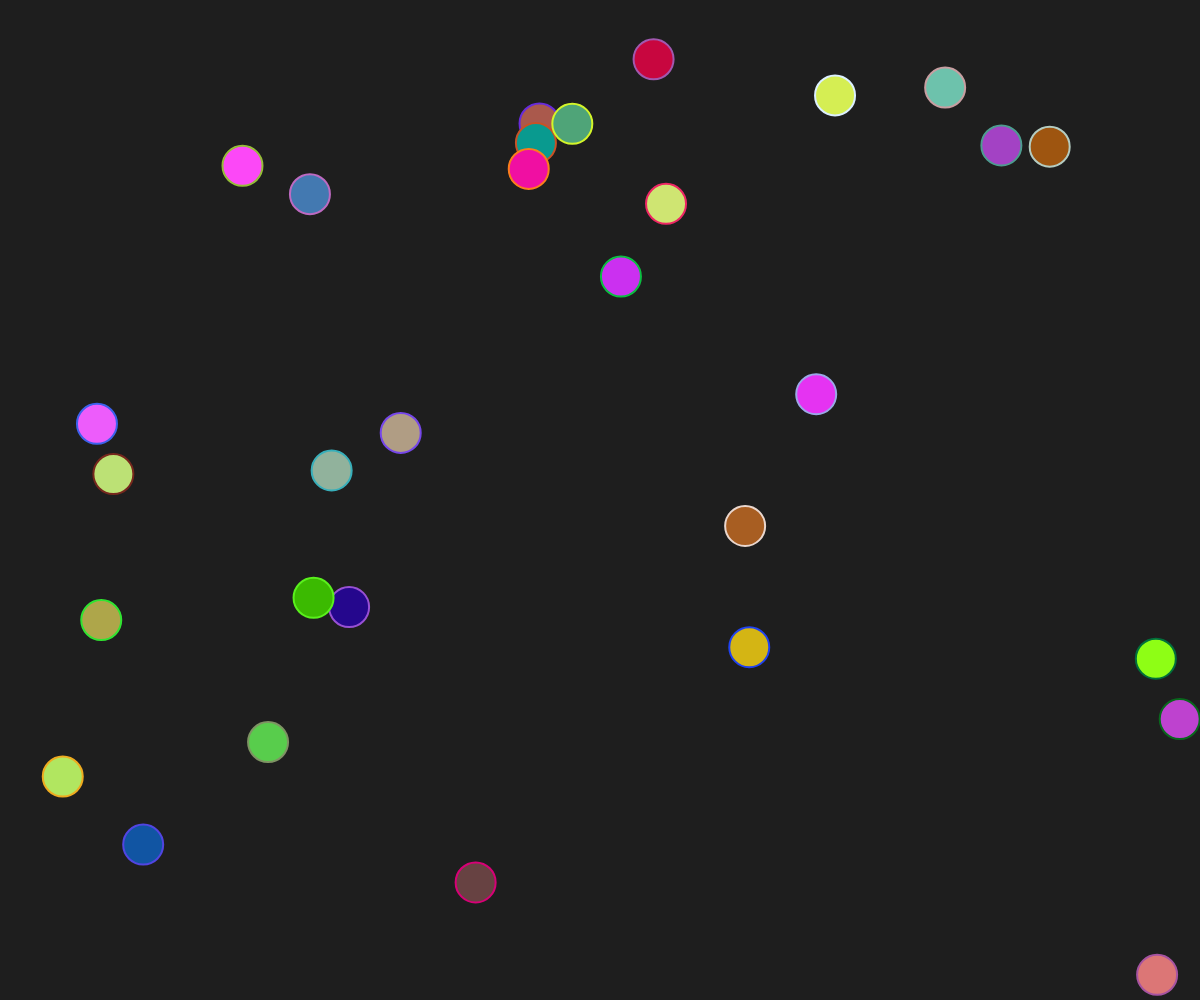
Frame 1 (no input)
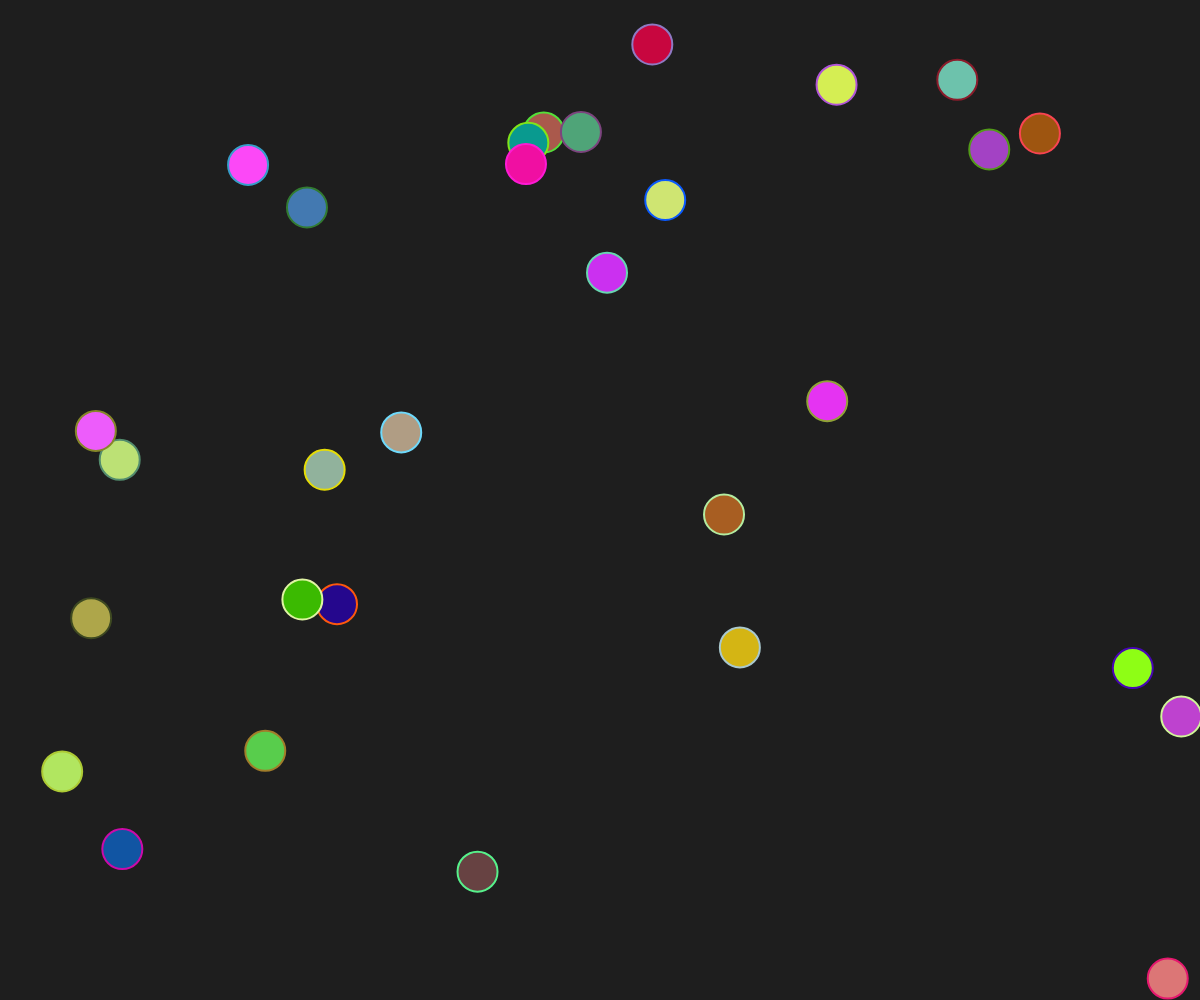
Frame 60 (no input)
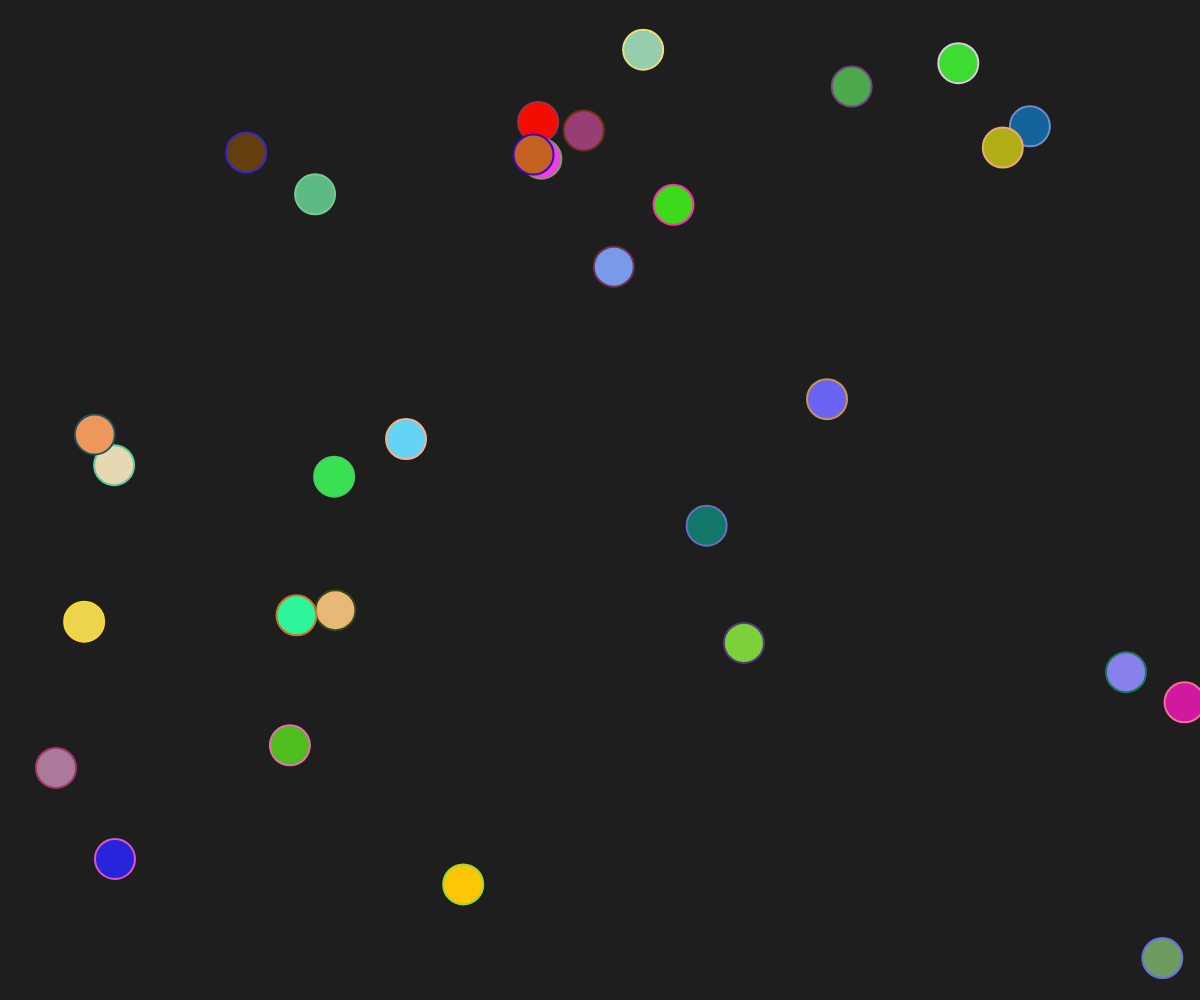
Frame 120 (the mouse pressed at the canvas centre since frame 60)

The p5.js sketch that drew these frames (run headless with seeded random() and noise() and a simulated clock; from frame 60 on, the mouse is pressed at the canvas centre):

// p5.js sketch
// ── sketch.js
let bubbles = new Array;
let v = 0;
function setup() {
	fill(255, 0, 0);
	createCanvas(windowWidth, windowHeight);

	let rand = random(15, 26);
	for(let i = 0; i < 30; i++) {
		let oneBubble = new Bubble(random(30, windowWidth-20), random(30, windowHeight-20), 40, random(255), random(255), random(255));
		bubbles.push(oneBubble);
	}
}

function draw() {
	background(30);

	for(let i = 0; i < bubbles.length; i++) {
		bubbles[i].showBubble();
		bubbles[i].vibration();
		bubbles[i].edge();
	}
}


function mousePressed() {
	for(let i = 0; i < bubbles.length; i++) {
		bubbles[i].tochMeBaby(mouseX, mouseY);
	}
}

class Bubble {
	constructor(bubbleX, bubbleY, bubbleSize, r, g, b) {
		this.x = bubbleX;
		this.y = bubbleY;
		this.bubbleSize = bubbleSize;
		this.r = r; this.g = g; this.b = b;
	}

	tochMeBaby(X, Y) {
		let other = false;
		let distance = dist(X, Y, this.x, this.y);

		if(distance < this.bubbleSize) {
			this.r = 255; this.g = 255; this.b = 255;
			v++;
		}
		else if(v <= 0 || v > 31){
			this.r = random(255); this.g = random(255); this.b = random(255);
			v = 0;
		}
	}

	showBubble() {
		fill(this.r, this.g, this.b);
		stroke(random(255), random(255), random(255));
		strokeWeight(2);
		ellipse(this.x, this.y, this.bubbleSize);
	}

	vibration() {
		this.x += random(-2, 2);
		this.y += random(-2, 2);
	}

	edge() {
		if(this.x > width || this.x < 0) {
			this.x = random(-3 ,0);
		}

		if(this.y > height || this.y < 0) {
			this.y = random(-3 ,0);
		}
	}
}
